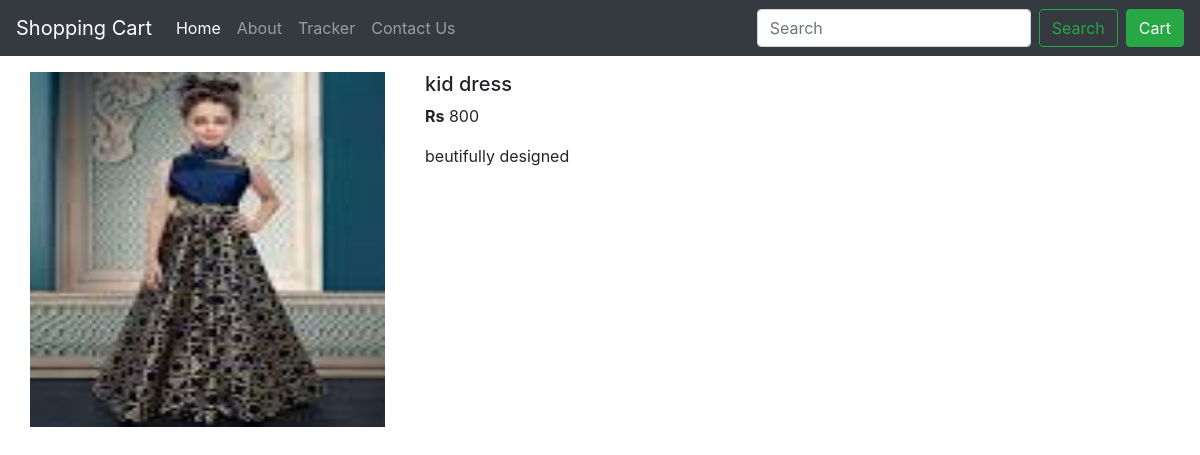
/products/6, run on the app's committed database.
### shoppingCart/models.py (models this page shows, shortened)
class Product(models.Model):
	product_name=models.CharField(max_length=50)
	category=models.CharField(max_length=50,default="")
	price=models.IntegerField(default=0)
	desc=models.CharField(max_length=300)
	pub_date=models.DateField()
	image=models.ImageField(upload_to="shoppingCart/static",default="")

### shoppingCart/views.py (the view)
# urls.py: path('products/<int:myid>', views.productview,name="productview"),
def productview(req,myid):
	product = Product.objects.filter(id=myid)
	return render(req,'productview.html',{'product':product[0]})

### shoppingCart/templates/productview.html (shortened to what this page needs)
{%extends 'basic.html'%}
{% block content %}
{% load static %}
<div class="container">
	<form action="{% url 'checkout' %}" method="POST">
	<div class="row my-3">
	<div class="col-md-4">
		<div class="row">
			<img src="/media/{{product.image}}" height="355px" width="355px">
		</div>
	</div>
	<div class="col-md-8">
		<h5>{{product.product_name}}</h5>
		<p><b>Rs</b> {{product.price}}</p>
		<p>{{product.desc}}</p>
	</div>
    </div>
    </form>
</div>
{% endblock %}

### data on the page
Product: image (picture), product_name "kid dress", price "800", desc "beutifully designed"
